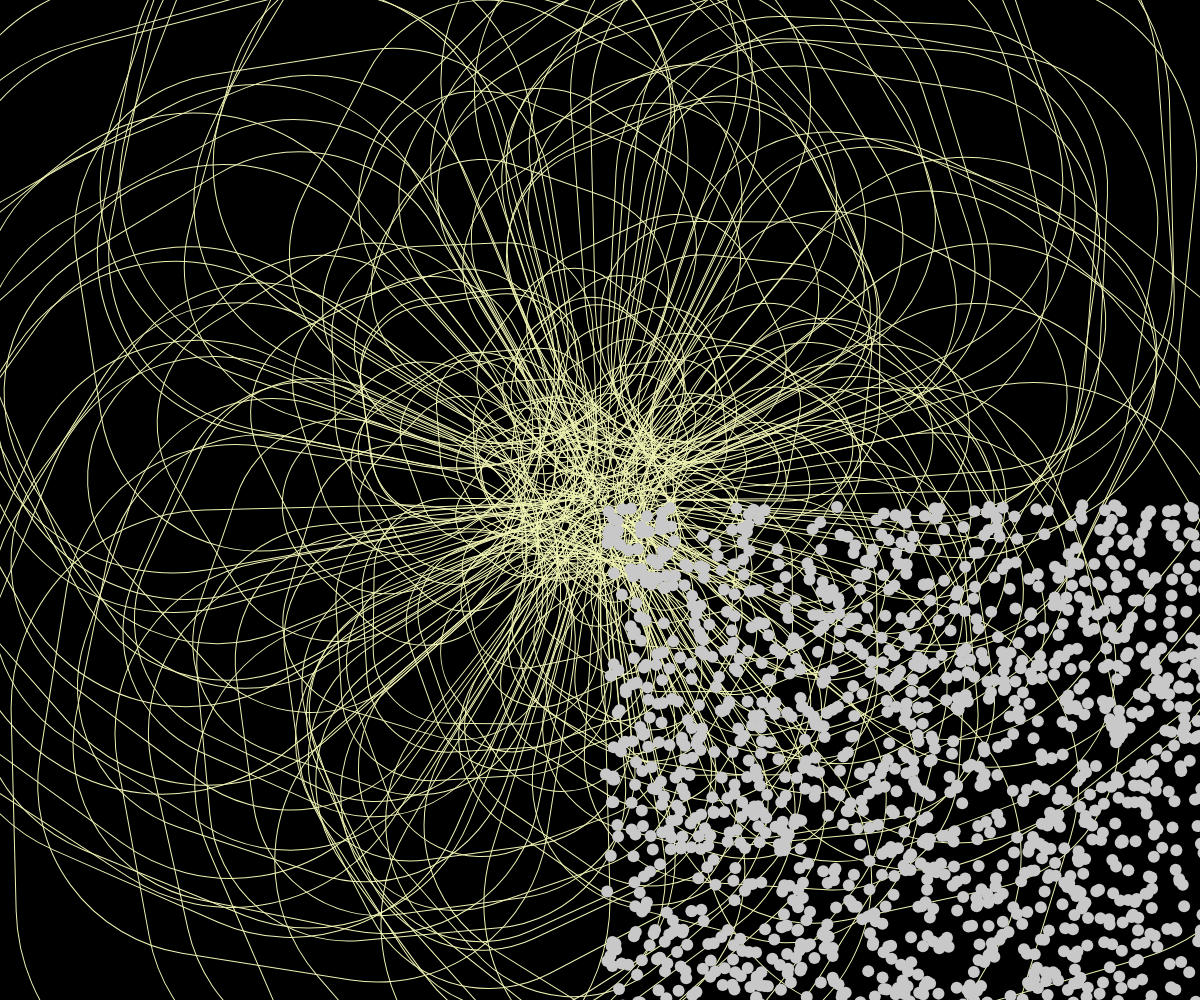
Frame 1 (no input)
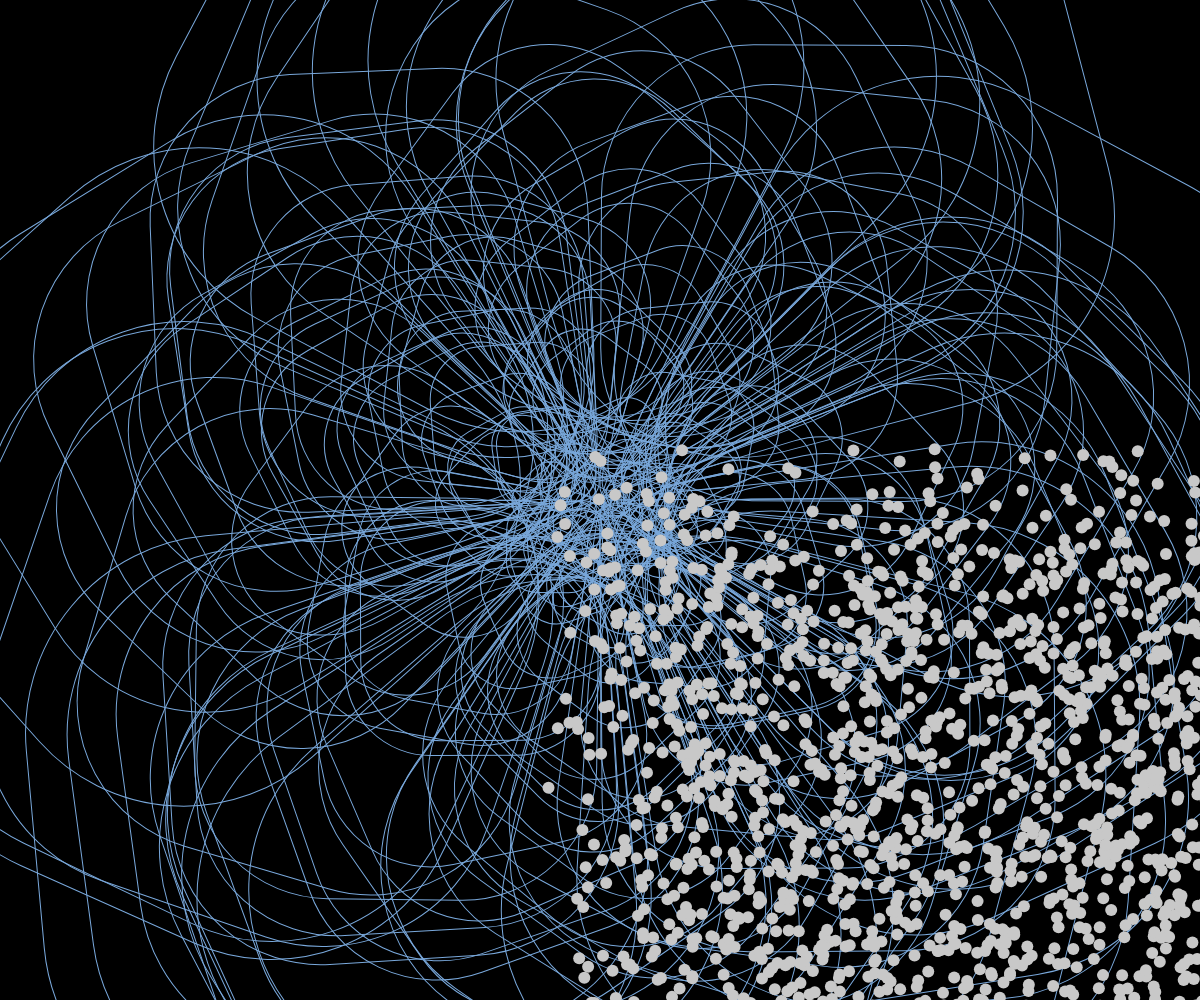
Frame 60 (no input)
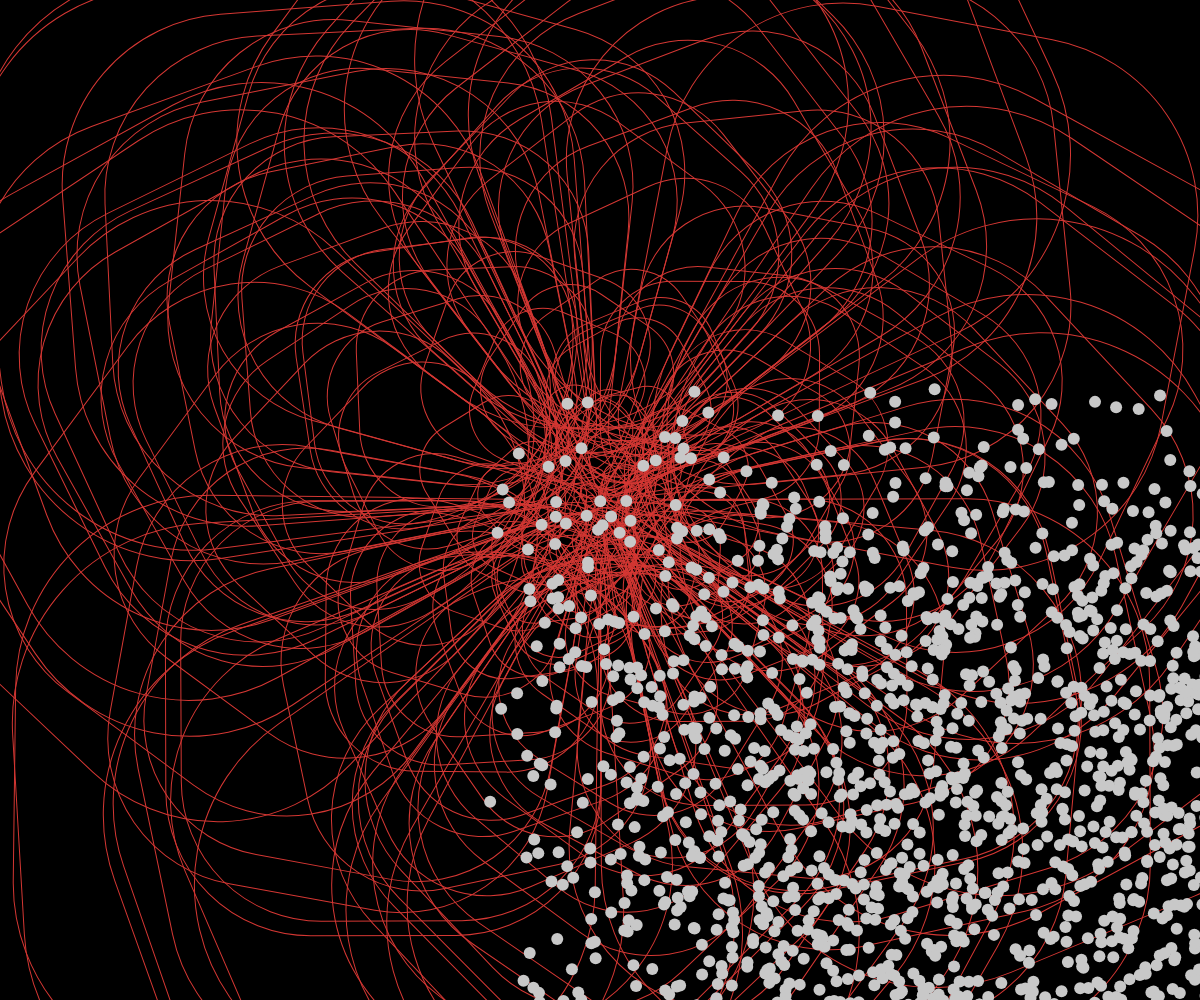
Frame 120 (the mouse pressed at the canvas centre since frame 60)

The p5.js sketch that drew these frames (run headless with seeded random() and noise() and a simulated clock; from frame 60 on, the mouse is pressed at the canvas centre):

// p5.js sketch
// ── sketch.js
var balls = [];

function setup() {
  createCanvas(windowWidth, windowHeight);
  print('diosito ya llevame');

  for (var i = 0; i < 5000; i++) {
    var b = new Ball(i);
    balls.push(b);
  }
}

function draw() {
  background(0);
  noFill(100);

  translate(width / 2, height / 2);
  for (var i = 0; i < 200; i++) {
    push();

    rotate(sin(frameCount + i) * 100);
    var r = map(sin(frameCount), -1, 1, 50, 255);
    var g = map(cos(frameCount / 2), -1, 1, 50, 255);
    var b = map(sin(frameCount / 4), -1, 1, 50, 255);

    stroke(r, g, b);

    rect(0, 0, 600 - i * 3, 600 - i * 3, 200 - i);
    pop();

  }

  for (var i = 0; i < balls.length; i++) {
    balls[i].collide();
    balls[i].edges();
    balls[i].move();
    balls[i].show();
  }

}

//CLASES//

class Ball {
  constructor() {
    this.radius = 6
    this.pos = createVector(random(this.radius, width - this.radius), random(this.radius, height - this.radius))
    this.vel = p5.Vector.random2D(2).mult(1);
  }

  collide() {
    for (var i = 0; i < balls.leghth; i++) {
      var d = dist(this.pos.x, this.pos.y, balls[i].pos.x, balls[i].pos.y);

      if (d < this.radius + balls[i].radius && this.index !== i) {
        fill(105, 0, 0);
        break
      } else {
        fill(50);
      }
    }
  }
  edges() {
    if (this.pos.x < this.radius || this.pos.x > width - this.radius) {
      this.vel.x *= 1
    }
    if (this.pos.y < this.radius || this.pos.y > height - this.radius) {
      this.vel.y *= 1
    }
  }

  move() {
    this.pos.add(this.vel);

  }

  show() {
    noStroke(1);
    fill(200);
    ellipse(this.pos.x, this.pos.y, this.radius * 2);

  }

}
// ── style.css
* {
    margin: 0;
    padding: 0;
    box-sizing: border-box;
}

#canvas1 {
    position: absolute;
    top: 0;
    left: 0;
    width: 100%;
    height: 100%;
}
